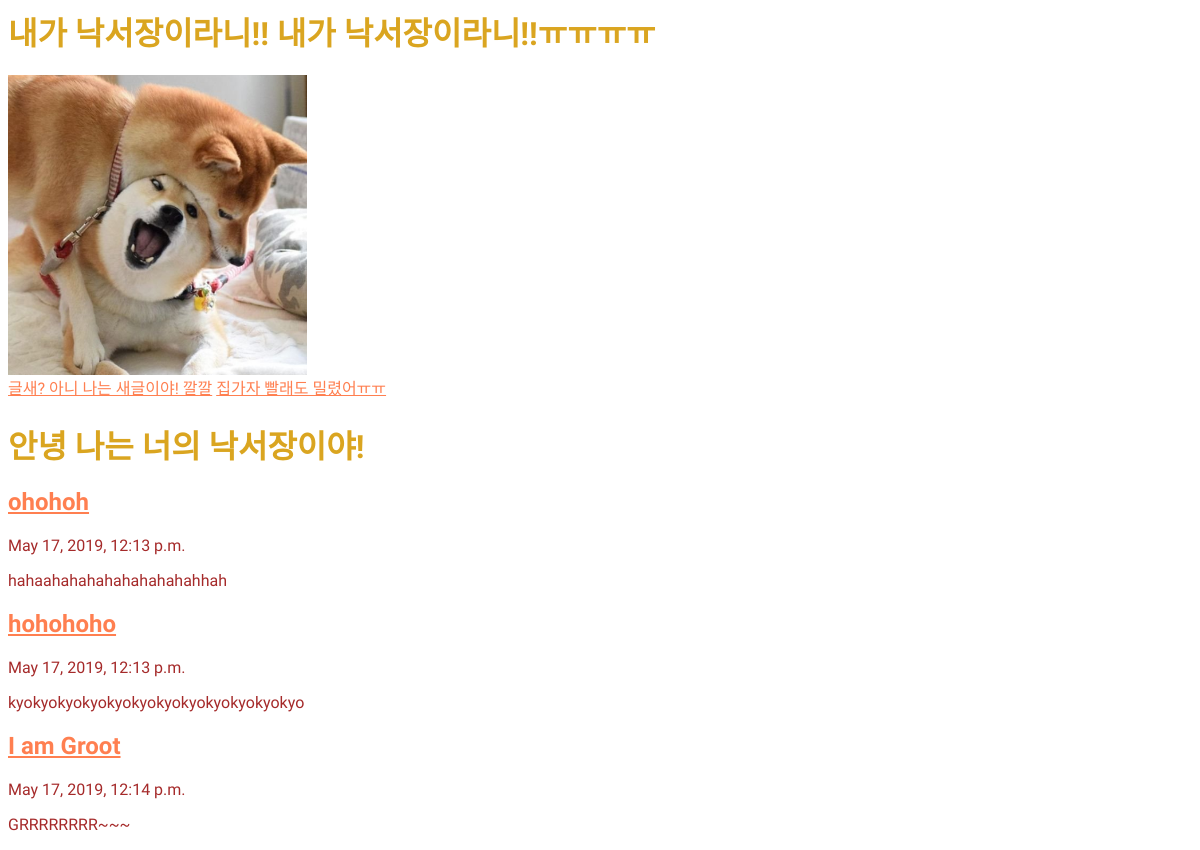
Page /blog/home/ on the committed database.
### blog/models.py (models this page shows, shortened)
class Post(models.Model):
    author = models.ForeignKey('auth.User', on_delete=models.CASCADE)
    title = models.CharField(max_length=200)
    text = models.TextField()
    created_date = models.DateTimeField(default = timezone.now)
    published_date = models.DateTimeField(blank = True, null = True)

### blog/views.py (the view)
# urls.py: 2. Add a URL to urlpatterns:  path('', views.home, name='home')
def home(request):
    posts = Post.objects
    return render(request, 'blog/home.html', {'posts':posts})

### blog/templates/blog/home.html
{% extends "blog/base.html" %}
{% block content %}
<body>
    <h1>안녕 나는 너의 낙서장이야!</h1>
    {% for post in posts.all %}
        <div>
            <h2><a href = "{% url 'detail' post.id %}">{{post.title}}</a></h2>
            <p>{{post.created_date}}</p>
            <p>{{post.text}}</p>
        </div>
    {% endfor %}
</body>
{% endblock %}

### blog/templates/blog/base.html (shortened to what this page needs)
{% load static %}
<head>
    <link rel="stylesheet" href = "{% static 'css/blog.css' %}">
</head>
<body>
    <h1><strong>내가 낙서장이라니!! 내가 낙서장이라니!!ㅠㅠㅠㅠ</strong></h1>
    <img src = {% static 'img/dangdange.PNG' %} height="300px" alt="">
    <div>
        <a href = "{% url 'new' %}">글새? 아니 나는 새글이야! 깔깔</a>
        <a href = "{% url 'home' %}">집가자 빨래도 밀렸어ㅠㅠ</a>
    </div>
    {% block content %}
    {% endblock %}
</body>

### blog/static/css/blog.css (style rules this page uses)
h1 { color: goldenrod; font-family: 'Gugi', cursive; }
h2 { color: blueviolet font-family: 'Song Myung', serif; }
p { color: brown; font-family: 'Gaegu', cursive; }
a { color: coral; font-family: 'East Sea Dokdo', cursive; }

### rows in the picture
Post: title "ohohoh", created_date "May 17, 2019, 12:13 p.m.", text "hahaahahahahahahahahahhah"
Post: title "hohohoho", created_date "May 17, 2019, 12:13 p.m.", text "kyokyokyokyokyokyokyokyokyokyokyokyo"
Post: title "I am Groot", created_date "May 17, 2019, 12:14 p.m.", text "GRRRRRRRR~~~"
